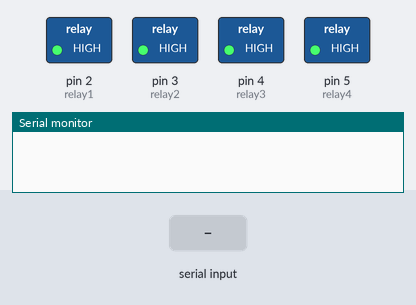
Simulated run of this sketch. Board: Arduino Uno, built with avr-gcc and run on an emulated ATmega328P. On the bench: switched loads named in the sketch (green lamp = pin HIGH), the last lines printed to the serial monitor. The test bench sets the inputs (shaded band). EEPROM starts erased.

Above: at 1.2 s.
1.3 s: "A" received over Serial
At 2.5 s:
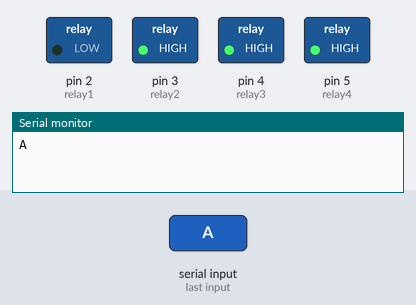
2.8 s: "B" received over Serial
At 3.8 s:
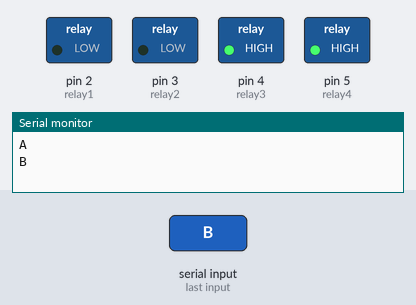
4.3 s: "a" received over Serial
At 4.9 s:
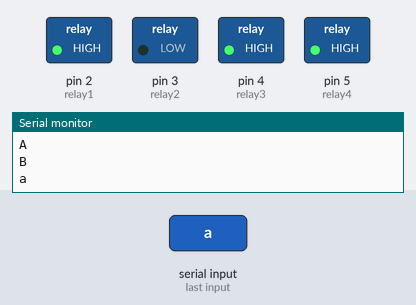
5.8 s: "C" received over Serial
At 7.0 s:
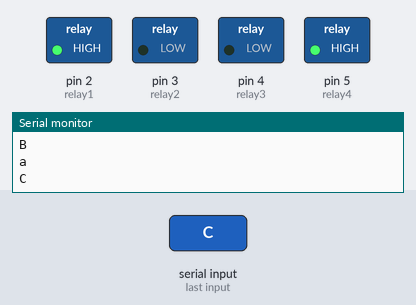
7.3 s: "b" received over Serial
At 8.4 s:
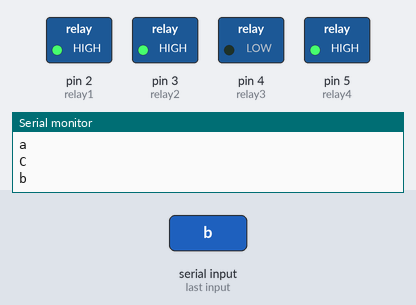
8.8 s: "D" received over Serial
At 9.5 s:
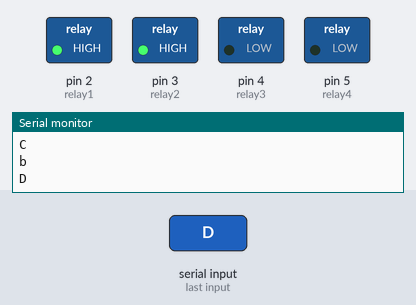
Timing chart, 0 to 11.3 s (numbered marks = the images above; inputs shaded):
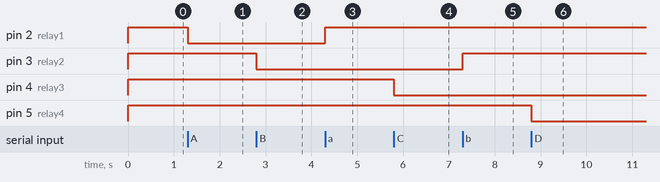

The sketch:

Home_Automation.ino
```cpp
// Code Written By Krrish Verma
// Make Sure To Give Credits
#include <EEPROM.h>
char val; // Here Variable Is Used To Recieve Data From The Serial Port
//RX OF HC05 IS CONNECTED WITH PIN 1 ON ARDUINO
//TX OF HC05 IS CONNECTED WITH PIN 0 ON ARDUINO

int relay1 = 2;
int relay2 = 3;
int relay3 = 4;
int relay4 = 5;
//Above All The Relay Pins Are Defined

int R1, R2, R3, R4;

void setup() {
//Using EEPROM.read in Void Setup so next time Arduino boots It Cant take data from here and know previous state
R1 = EEPROM.read(1);
R2 = EEPROM.read(2);
R3 = EEPROM.read(3);
R4 = EEPROM.read(4);

pinMode(relay1, OUTPUT); digitalWrite(relay1, R1);
pinMode(relay2, OUTPUT); digitalWrite(relay2, R2);
pinMode(relay3, OUTPUT); digitalWrite(relay3, R3);
pinMode(relay4, OUTPUT); digitalWrite(relay4, R4);

Serial.begin(9600);
}

void loop() {

if(Serial.available()>0)
 {
 char data= Serial.read();
 Serial.println(data);
 // You can use Serial Monitor To See The Data being recieved by Hc05 Module


if (data == 'a'){R1=1;EEPROM.write(1, R1);}
if (data == 'A'){R1=0;EEPROM.write(1, R1);}

if (data == 'b'){R2=1;EEPROM.write(2, R2);}
if (data == 'B'){R2=0;EEPROM.write(2, R2);}

if (data == 'c'){R3=1;EEPROM.write(3, R3);}
if (data == 'C'){R3=0;EEPROM.write(3, R3);}

if (data == 'd'){R4=1;EEPROM.write(4, R4);}
if (data == 'D'){R4=0;EEPROM.write(4, R4);}

//Below is The Functionality To Turn Off All Of The Relays At Same Time
if (val == 'e'){
R1=1;EEPROM.write(1, R1);
R2=1;EEPROM.write(2, R2);
R3=1;EEPROM.write(3, R3);
R4=1;EEPROM.write(4, R4);
}
//Below is The Functionality To Turn On All Of The Relays At Same Time
if (val == 'E'){
R1=0;EEPROM.write(1, R1);
R2=0;EEPROM.write(2, R2);
R3=0;EEPROM.write(3, R3);
R4=0;EEPROM.write(4, R4);
}
val='0';
digitalWrite(relay1, R1);
digitalWrite(relay2, R2);
digitalWrite(relay3, R3);
digitalWrite(relay4, R4);
delay(100);
}
}
```

Measured:
- after the input at 1.3 s, pin 2 (relay1): HIGH → LOW at once
- after the input at 2.8 s, pin 3 (relay2): HIGH → LOW at once
- after the input at 4.3 s, pin 2 (relay1): LOW → HIGH at once
- after the input at 5.8 s, pin 4 (relay3): HIGH → LOW at once
- after the input at 7.3 s, pin 3 (relay2): LOW → HIGH at once
- after the input at 8.8 s, pin 5 (relay4): HIGH → LOW at once
